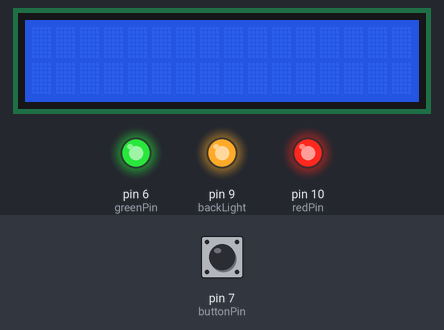
This sketch was run on a simulated Arduino Uno, built with avr-gcc and run on an emulated ATmega328P. On the bench: 16×2 character LCD, output pins drawn as LEDs (lit = HIGH). Inputs (shaded band) come from the test bench; at power-on: pin 7 (buttonPin) LOW. What the sketch prints to the serial monitor is not drawn.

Above: at 1.2 s.
1.3 s: pin 7 (buttonPin) pulled HIGH for 0.15 s
At 2.6 s:
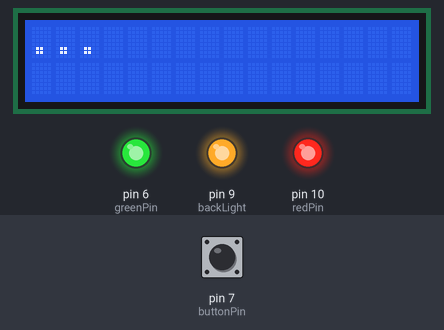
2.9 s: pin 7 (buttonPin) pulled HIGH for 1 s
At 5.4 s:
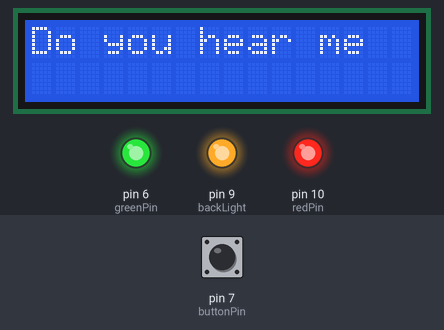
5.7 s: pin 7 (buttonPin) pulled HIGH for 0.15 s
At 7.2 s:
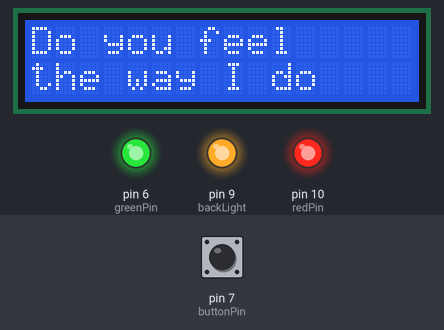
7.5 s: pin 7 (buttonPin) pulled HIGH for 3.2 s
At 7.8 s:
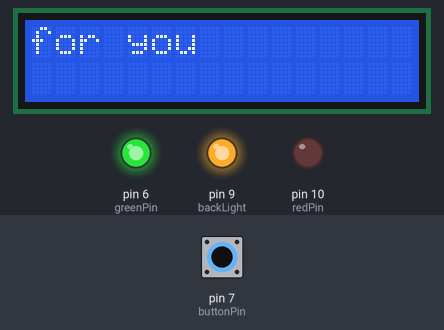
12.3 s: pin 7 (buttonPin) pulled HIGH for 0.15 s
At 13.7 s:
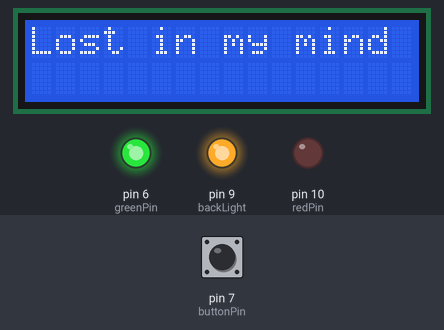
14.2 s: pin 7 (buttonPin) pulled HIGH for 1 s
At 16.3 s:
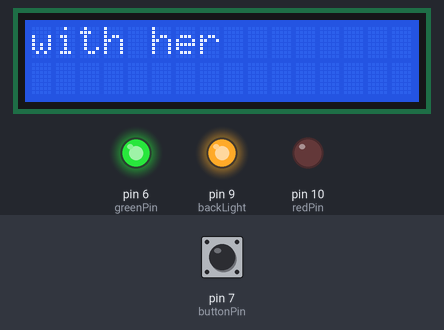
Timing chart, 0 to 17.8 s (numbered marks = the images above; inputs shaded):
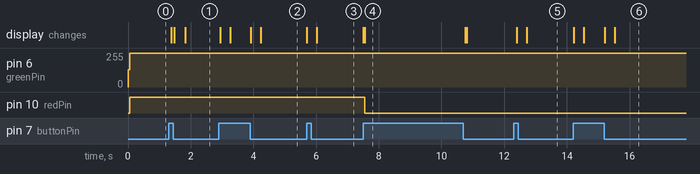

Measured:
- after the input at 1.3 s, the display: changes after 0.08 s (image 1)
- after the input at 2.9 s, the display: first changes at once (image 2 shows a later state)
- after the input at 5.7 s, the display: first changes at once (image 3 shows a later state)
- after the input at 7.5 s, pin 10 (redPin): HIGH → LOW after 0.06 s; the display: first changes at once (image 4 shows a later state)
- after the input at 12.3 s, the display: first changes after 0.11 s (image 5 shows a later state)
- after the input at 14.2 s, the display: first changes at once (image 6 shows a later state)

The sketch:

likeCards.ino
```cpp
#include <LiquidCrystal.h>

// entities for lcd
int Contrast = 130;
int backLight = 9;
LiquidCrystal lcd(12, 11, 5, 4, 3, 2);

// enteties for button
const int buttonPin = 7;   // The pin that the pushbutton is attached to
int buttonState = 0;        // Current state of the button
int buttonPushCounter = 0;   // counter for the number of button presses
int lastButtonState = 0;     // previous state of the button

// enteties for rgbLED
const int redPin = 10; //this sets the red led pin
const int bluePin = 9; //this sets the green led pin
const int greenPin = 6; //this sets the blue led pin

//enteties for lyrics
int blockCounter = 1; //Increments with each block

void setup() {
  // setup for lcd
  analogWrite(6, Contrast);
  lcd.begin(16, 2);
  analogWrite(backLight, 127);
  // setup for button
  pinMode(buttonPin, INPUT);
  Serial.begin(9600);
  // setup for rgbLED
  pinMode(redPin, OUTPUT);
  pinMode(bluePin, OUTPUT);
  pinMode(greenPin, OUTPUT);
  setColor(0, 0, 0);
}

void setColor(int red, int green, int blue) {
  analogWrite(redPin, -(red-255));
  analogWrite(greenPin, -(green-255));
  analogWrite(bluePin, -(blue-255));
}

void loop() {
  buttonState = digitalRead(buttonPin);
  lcd.clear();
  lcd.setCursor(0, 0);

  // compare the buttonState to its previous state
  if (buttonState != lastButtonState) {
    // if the state has changed, increment the counter
    if (buttonState == HIGH) {
      // if the current state is HIGH then the button went from off to on:
      buttonPushCounter++;
      Serial.println("on");
      Serial.print("number of button pushes: ");
      Serial.println(buttonPushCounter);
    } else {
      // if the current state is LOW then the button went from on to off:
      Serial.println("off");
      blockCounter++;
    }
    // Delay to avoid bouncing
    delay(50);
  }
  // save the current state as the last state, for next time through the loop
  lastButtonState = buttonState;

  //Interlude
  if (buttonPushCounter == 1) {
    lcd.print("...");
  }

  // 1st Verse
  if (buttonPushCounter == 2) {
    lcd.print("Do you hear me");
  }
  if (buttonPushCounter == 3) {
    lcd.print("Do you feel");
    lcd.setCursor(0, 1);
    lcd.print("the way I do");
  }
  if (buttonPushCounter == 4) {
    setColor(255, 0, 0);
    lcd.print("for you");
    delay(500);
  }
  if (buttonPushCounter == 5) {
    lcd.print("Lost in my mind");
  }
  if (buttonPushCounter == 6) {
    lcd.print("with her");
  }
  if (buttonPushCounter == 7) {
    lcd.print("Of you my love");
  }
  if (buttonPushCounter == 8) {
    lcd.print("Words");
  }
  if (buttonPushCounter == 9) {
    lcd.print("Crumbling");
  }
  if (buttonPushCounter == 10) {
    lcd.print("Like");
  }
  if (buttonPushCounter == 11) {
    lcd.print("Cards");
  }
  if (buttonPushCounter == 12) {
    lcd.print("Crumbling like cards");
  }
  if (buttonPushCounter == 13) {
    lcd.print("Like cards");
  }
  if (buttonPushCounter == 14) {
    lcd.print("Crumbling like cards");
  }
  if (buttonPushCounter == 15) {
    lcd.print("GGWP?");
  }

  delay(30);
}
```
